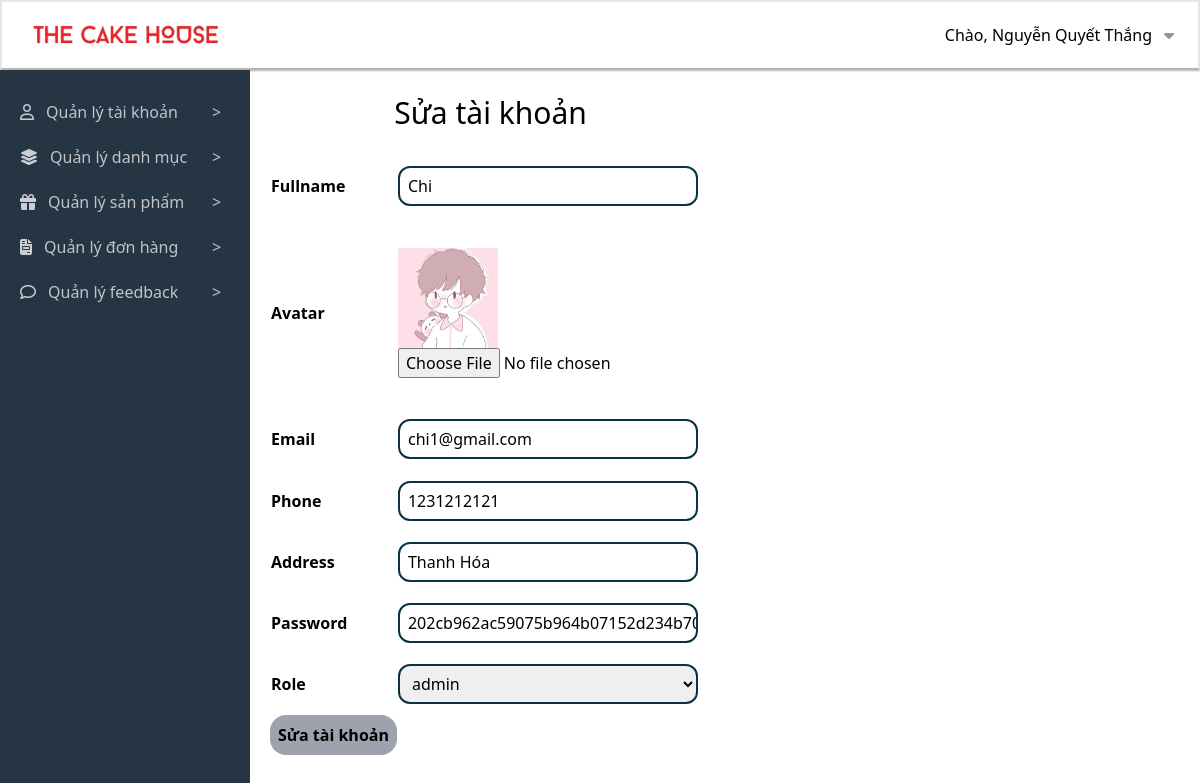
/admincp/index.php?action=quanlytaikhoan&query=sua&idtaikhoan=6 (signed in), run on the app's committed database.
### tables this page shows
CREATE TABLE `user` (
  `id` int(11) NOT NULL,
  `fullname` varchar(50) DEFAULT NULL,
  `avatar` varchar(200) DEFAULT NULL,
  `email` varchar(150) DEFAULT NULL,
  `phone` varchar(20) DEFAULT NULL,
  `address` varchar(200) DEFAULT NULL,
  `password` varchar(32) DEFAULT NULL,
  `role_id` int(11) DEFAULT NULL,
  `deleted` int(11) DEFAULT NULL
);

### admincp/modules/quanlytaikhoan/sua.php (the view)
<?php
if (isset($_GET['idtaikhoan'])) {
    $idtaikhoan = $_GET['idtaikhoan'];
    $sql_sua_tk = "SELECT * FROM user WHERE id = '$idtaikhoan' LIMIT 1";
    $sql_sua_taikhoan = mysqli_query($conn, $sql_sua_tk);
    if ($sql_sua_taikhoan && mysqli_num_rows($sql_sua_taikhoan) > 0) {
        $row = mysqli_fetch_array($sql_sua_taikhoan);
    } else {
        echo "User not found.";
        exit();
    }
} else {
    echo "Invalid request.";
    exit();
}
?>
<table class="mt-5 ml-5 h-[600px]">
    <caption class="text-[30px] font-medium mb-5">Sửa tài khoản</caption>
    <form
        action="modules/quanlytaikhoan/xuly.php?idtaikhoan=<?php echo $row['id'] ?>"
        method="post" enctype="multipart/form-data">
        <tr>
            <td class="font-semibold"><label for="">Fullname</label></td>
            <td><input class="w-[300px] h-[40px] border-cyan-950 border-2 rounded-xl indent-2" type="text" name="fullname"
                    value="<?php echo $row['fullname'] ?>">
            </td>
        </tr>
        <tr>
            <td class="font-semibold"><label for="">Avatar</label></td>
            <td>
                <img src="../images/<?php echo $row['avatar'] ?>"
                    width="100px" alt="Avatar">
                <input type="file" name="hinhanh">
            </td>
        </tr>
        <tr>
            <td class="font-semibold"><label for="">Email</label></td>
            <td><input class="w-[300px] h-[40px] border-cyan-950 border-2 rounded-xl indent-2" type="text" name="email"
                    value="<?php echo $row['email'] ?>">
            </td>
        </tr>
        <tr>
            <td class="font-semibold"><label for="">Phone</label></td>
            <td><input class="w-[300px] h-[40px] border-cyan-950 border-2 rounded-xl indent-2" type="text" name="phone"
                    value="<?php echo $row['phone'] ?>">
            </td>
        </tr>
        <tr>
            <td class="font-semibold"><label for="">Address</label></td>
            <td><input class="w-[300px] h-[40px] border-cyan-950 border-2 rounded-xl indent-2" type="text" name="address"
                    value="<?php echo $row['address'] ?>">
            </td>
        </tr>
        <tr>
            <td class="font-semibold"><label for="">Password</label></td>
            <td><input class="w-[300px] h-[40px] border-cyan-950 border-2 rounded-xl indent-2" type="text" name="password" value="<?php echo $row['password'] ?>"></td>
        </tr>
        <tr>
            <td class="font-semibold"><label for="danhmuc_role">Role</label></td>
            <td>
            <select class="w-[300px] h-[40px] border-cyan-950 border-2 rounded-xl indent-2" name="danhmuc_role">
    <?php
    $sql_danhmuc = "SELECT * FROM role";
    $query_danhmuc = mysqli_query($conn, $sql_danhmuc);
    while ($row_danhmuc = mysqli_fetch_array($query_danhmuc)) {
        if ($row_danhmuc['id'] == $row['role_id']) {
            echo "<option selected value='{$row_danhmuc['id']}'>{$row_danhmuc['name']}</option>";
        } else {
            echo "<option value='{$row_danhmuc['id']}'>{$row_danhmuc['name']}</option>";
        }
    }
    ?>
</select>
            </td>
        </tr>
        <tr>
            <td class="font-semibold text-center p-2 h-[40px] w-[50px] bg-gray-400 rounded-2xl"><input type="submit" name="suataikhoan" value="Sửa tài khoản"></td>
        </tr>
    </form>
</table>

### admincp/modules/header.php (shortened to what this page needs)
<?php
include('config/connect.php');
?>
<div class="header flex flex-col w-full">
  <div class="h-[70px] flex justify-between px-6 header__inner border-2 border-b-[#B5B5B5] shadow-sm shadow-[#B5B5B5]">
    <div class="left flex items-center">
      <a class="flex" href="../index.php">
        <img class="logo_header max-w-[200px] max-h-[70px] mr-12" src="../images/logo-1.png" alt="Logo" />
      </a>
    </div>
    <div class="right relative flex items-center cursor-default">
      <div class="flex">
        <p>Chào,
          <?php
          if(isset($_SESSION['user_id'])) {
              $user_id = $_SESSION['user_id'];
              $sql = "SELECT fullname FROM user WHERE id = ? LIMIT 1";
              $stmt = mysqli_prepare($conn, $sql);
              mysqli_stmt_bind_param($stmt, "i", $user_id);
              mysqli_stmt_execute($stmt);
              $result = mysqli_stmt_get_result($stmt);
              if ($result && mysqli_num_rows($result) > 0) {
                  $row = mysqli_fetch_assoc($result);
                  echo htmlspecialchars($row['fullname']);
              } else {
                  echo "Guest";
              }
          } else {
              echo "Guest";
          }
?>
        </p>
        <div class="ml-3">
          <i class="fa-solid fa-caret-down" style="color: #91959c;"></i>
        </div>
      </div>
    </div>
  </div>
</div>

### data on the page
user: fullname "Nguyễn Quyết Thắng"
user: fullname "Chi", avatar (picture), email "chi1@gmail.com", phone "1231212121", address "Thanh Hóa", password "202cb962ac59075b964b07152d234b70"

### other printed values
form field danhmuc_role "admin"
